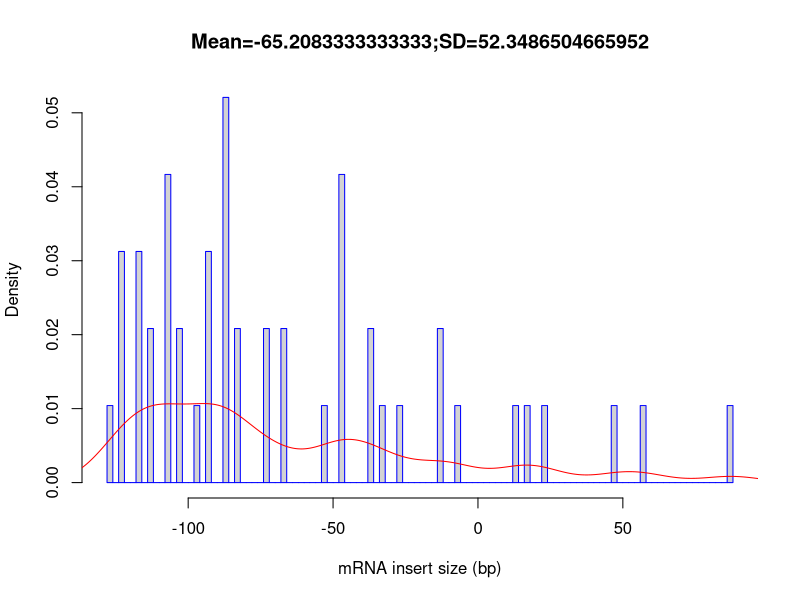

Write R code to recreate this figure.
out_file = 'Atha_Ler-0_sl_FLT_0.57G_Rep3'
pdf('Atha_Ler-0_sl_FLT_0.57G_Rep3.inner_distance_plot.pdf')
fragsize=rep(c(-147.5,-142.5,-137.5,-132.5,-127.5,-122.5,-117.5,-112.5,-107.5,-102.5,-97.5,-92.5,-87.5,-82.5,-77.5,-72.5,-67.5,-62.5,-57.5,-52.5,-47.5,-42.5,-37.5,-32.5,-27.5,-22.5,-17.5,-12.5,-7.5,-2.5,2.5,7.5,12.5,17.5,22.5,27.5,32.5,37.5,42.5,47.5,52.5,57.5,62.5,67.5,72.5,77.5,82.5,87.5,92.5,97.5,102.5,107.5,112.5,117.5,122.5,127.5,132.5,137.5,142.5,147.5,152.5,157.5,162.5,167.5,172.5,177.5,182.5,187.5,192.5,197.5,202.5,207.5,212.5,217.5,222.5,227.5,232.5,237.5,242.5,247.5,252.5,257.5,262.5,267.5,272.5,277.5,282.5,287.5,292.5,297.5,302.5,307.5,312.5,317.5,322.5,327.5,332.5,337.5,342.5,347.5),times=c(0,0,0,0,1,3,3,2,4,2,1,3,5,2,0,2,2,0,0,1,4,0,2,1,1,0,0,2,1,0,0,0,1,1,1,0,0,0,0,1,0,1,0,0,0,0,0,1,0,0,0,0,0,0,0,0,0,0,0,0,0,0,0,0,0,0,0,0,0,0,0,0,0,0,0,0,0,0,0,0,0,0,0,0,0,0,0,0,0,0,0,0,0,0,0,0,0,0,0,0))
frag_sd = sd(fragsize)
frag_mean = mean(fragsize)
frag_median = median(fragsize)
write(x=c("Name","Mean","Median","sd"), sep="	", file=stdout(),ncolumns=4)
write(c(out_file,frag_mean,frag_median,frag_sd),sep="	", file=stdout(),ncolumns=4)
hist(fragsize,probability=T,breaks=100,xlab="mRNA insert size (bp)",main=paste(c("Mean=",frag_mean,";","SD=",frag_sd),collapse=""),border="blue")
lines(density(fragsize,bw=10),col='red')
dev.off()
